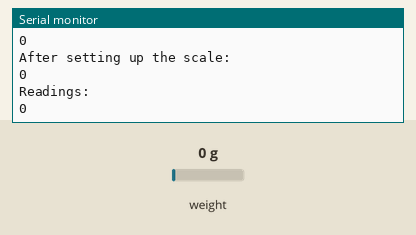
Simulated run of this sketch. Board: Arduino Uno, built with avr-gcc and run on an emulated ATmega328P. On the bench: the last lines printed to the serial monitor. The test bench sets the inputs (shaded band); at power-on: weight on the scale 0 g.

Above: at 3.2 s.
3.3 s: weight on the scale set to 100 g
At 4.6 s:
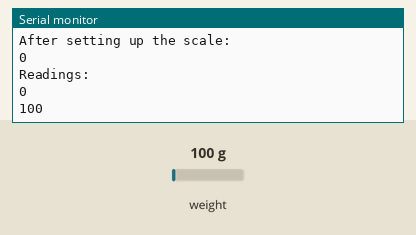
4.8 s: weight on the scale set to 1250 g
At 6.1 s:
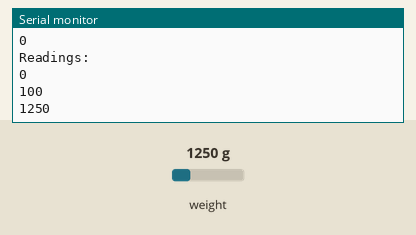
Timing chart, 0 to 7.8 s (numbered marks = the images above; inputs shaded):
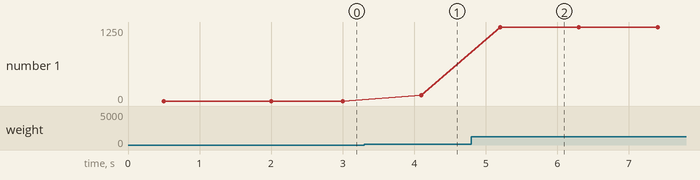

Measured:
- after the input at 3.3 s, the serial monitor: prints a new line after 0.80 s (image 1)
- after the input at 4.8 s, the serial monitor: prints a new line after 0.40 s (image 2)
- plotted number 1: 0 → 100 after the input at 3.3 s, 100 → 1250 after the input at 4.8 s

The sketch:

HX711_getData_example.ino
```cpp
#include "HX711.h"

// HX711 接線設定
const int DT_PIN = 2;
const int SCK_PIN = 3;

const int scale_factor = 378; //磅秤比例參數，從校正程式中得出

HX711 scale; // 以名為 HX711 的 Class，創建一個名為 scale 的 Object

void setup() {
  Serial.begin(9600);
  Serial.println("Initializing the scale");
  scale.begin(DT_PIN, SCK_PIN);

  Serial.println("Before setting up the scale:");
  Serial.println(scale.get_units(5), 0);	//未設定磅秤比例參數前的數值

  scale.set_scale(scale_factor);       // 設定磅秤比例參數
  scale.tare();				        // 歸零

  Serial.println("After setting up the scale:");
  Serial.println(scale.get_units(5), 0);  //設定磅秤比例參數後的數值
  Serial.println("Readings:");  //出現這個訊息後，再放置東西在電子秤上
}


void loop() {

  Serial.println(scale.get_units(10), 0);

  scale.power_down();			        // 進入睡眠模式
  delay(100);
  scale.power_up();               // 結束睡眠模式
}
```
